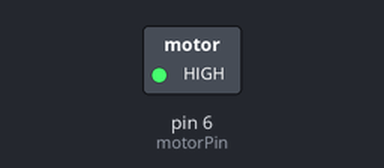
The sketch below on a simulated Arduino Uno, built with avr-gcc and run on an emulated ATmega328P. Parts: switched loads named in the sketch (green lamp = pin HIGH).

Above: at 1.2 s.
At 6.5 s:
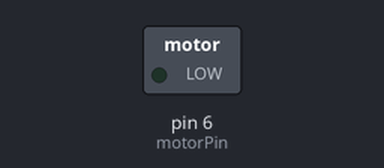
Timing chart, 0 to 8.1 s (numbered marks = the images above):
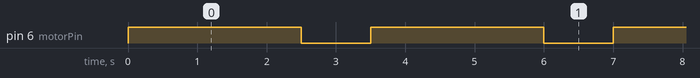

The sketch:

control_de_motor_dc.ino
```cpp
//controlador de motor

int motorPin = 6;
void setup()
{
pinMode(motorPin, OUTPUT);
}
void loop()
{
int onTime = 2500;
int offTime = 1000;

digitalWrite(motorPin, HIGH);
delay (onTime);
digitalWrite(motorPin, LOW);
delay (offTime);
}
```

Measured:
- by itself, pin 6 (motorPin): alternates HIGH for 2.5 s and LOW for 1.0 s
